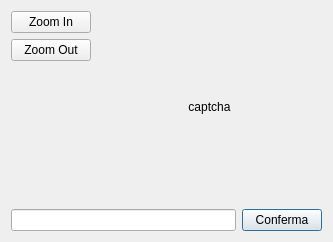
<?xml version="1.0" encoding="UTF-8"?>
<ui version="4.0">
 <class>CaptchaDialog</class>
 <widget class="QDialog" name="CaptchaDialog">
  <property name="geometry">
   <rect>
    <x>0</x>
    <y>0</y>
    <width>333</width>
    <height>242</height>
   </rect>
  </property>
  <property name="windowTitle">
   <string>Captcha</string>
  </property>
  <property name="windowIcon">
   <iconset resource="resources.qrc">
    <normaloff>:/resource/Freesmee-48-classic.png</normaloff>:/resource/Freesmee-48-classic.png</iconset>
  </property>
  <layout class="QHBoxLayout" name="horizontalLayout_3">
   <item>
    <layout class="QVBoxLayout" name="verticalLayout">
     <item>
      <layout class="QHBoxLayout" name="horizontalLayout_2">
       <item>
        <layout class="QVBoxLayout" name="verticalLayout_2">
         <item>
          <widget class="QPushButton" name="zoomIn">
           <property name="sizePolicy">
            <sizepolicy hsizetype="Preferred" vsizetype="Minimum">
             <horstretch>0</horstretch>
             <verstretch>0</verstretch>
            </sizepolicy>
           </property>
           <property name="text">
            <string>Zoom In</string>
           </property>
          </widget>
         </item>
         <item>
          <widget class="QPushButton" name="zoomOut">
           <property name="sizePolicy">
            <sizepolicy hsizetype="Preferred" vsizetype="Minimum">
             <horstretch>0</horstretch>
             <verstretch>0</verstretch>
            </sizepolicy>
           </property>
           <property name="text">
            <string>Zoom Out</string>
           </property>
          </widget>
         </item>
         <item>
          <spacer name="verticalSpacer">
           <property name="orientation">
            <enum>Qt::Vertical</enum>
           </property>
           <property name="sizeHint" stdset="0">
            <size>
             <width>20</width>
             <height>40</height>
            </size>
           </property>
          </spacer>
         </item>
        </layout>
       </item>
       <item>
        <widget class="QLabel" name="captchalabel">
         <property name="sizePolicy">
          <sizepolicy hsizetype="Expanding" vsizetype="Expanding">
           <horstretch>0</horstretch>
           <verstretch>0</verstretch>
          </sizepolicy>
         </property>
         <property name="text">
          <string>captcha</string>
         </property>
         <property name="alignment">
          <set>Qt::AlignCenter</set>
         </property>
        </widget>
       </item>
      </layout>
     </item>
     <item>
      <layout class="QHBoxLayout" name="horizontalLayout">
       <item>
        <widget class="QLineEdit" name="TextCaptcha"/>
       </item>
       <item>
        <widget class="QPushButton" name="pushButton">
         <property name="text">
          <string>Conferma</string>
         </property>
         <property name="default">
          <bool>true</bool>
         </property>
        </widget>
       </item>
      </layout>
     </item>
    </layout>
   </item>
  </layout>
 </widget>
 <tabstops>
  <tabstop>TextCaptcha</tabstop>
  <tabstop>pushButton</tabstop>
  <tabstop>zoomIn</tabstop>
  <tabstop>zoomOut</tabstop>
 </tabstops>
 <resources>
  <include location="resources.qrc"/>
 </resources>
 <connections/>
</ui>
